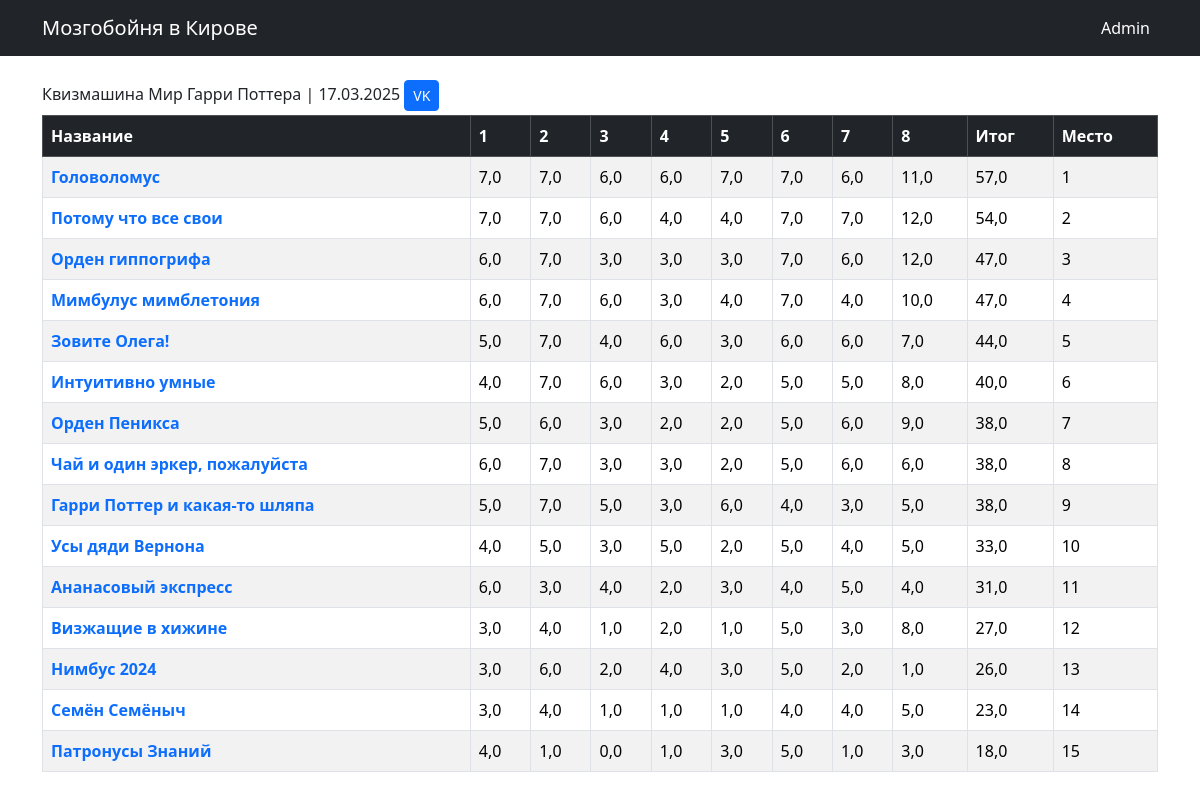
Page /kirovstat/game_info/?game_id=18 on the earlier database version.
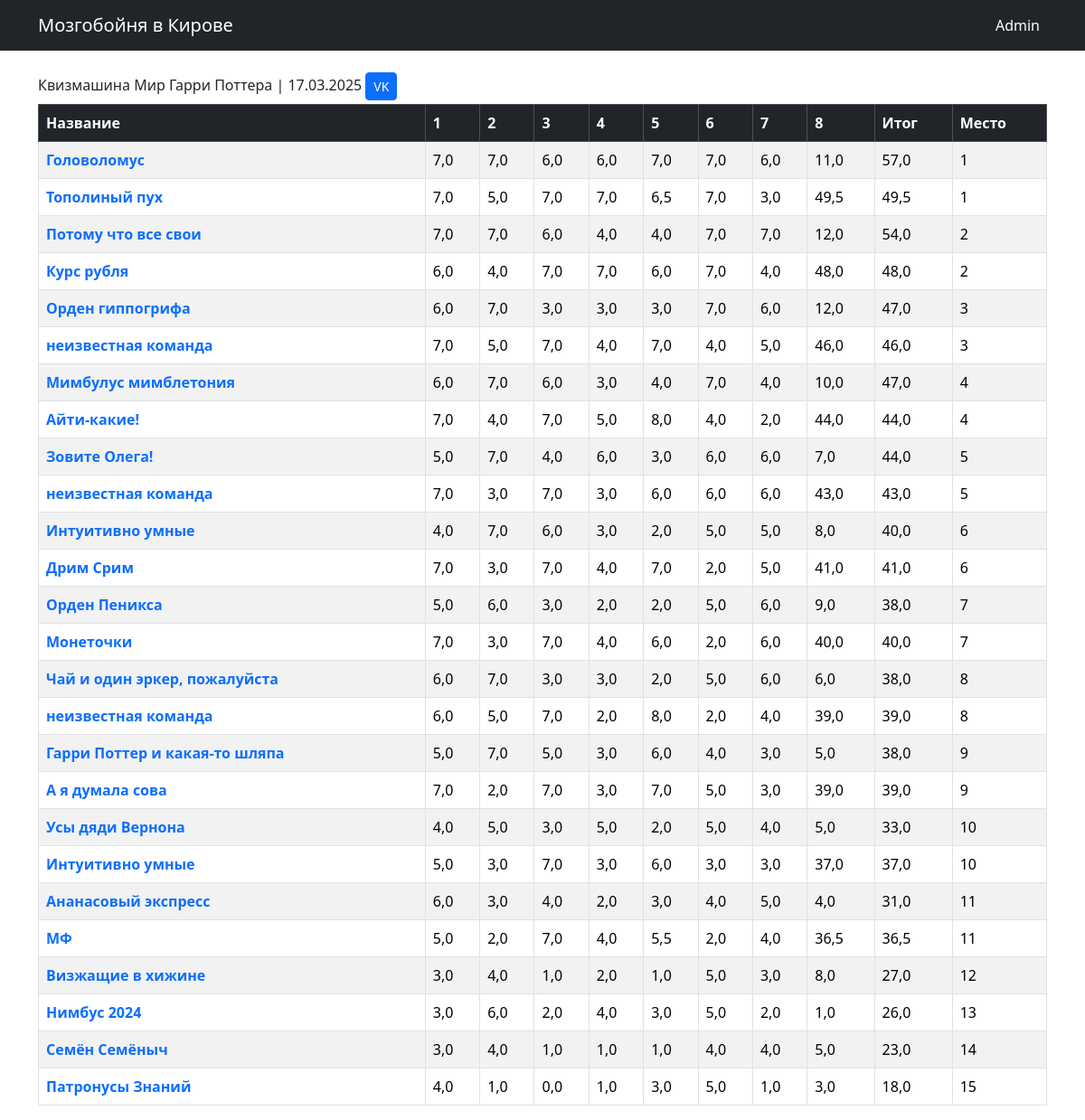
Same page on the later database version.
### kirovstat/models.py (models this page shows, shortened)
class games (models.Model):
    g_name = models.CharField(default="Название игры", max_length=100)
    g_type = models.ForeignKey(game_type,null=True, on_delete=models.SET_NULL)
    g_date = models.DateField(verbose_name='Дата игры')
    g_sets = models.IntegerField(verbose_name='Количесто туров',default=5)
    g_url = models.URLField(verbose_name='Ссылка на игра в ВК',default="https://vk.com/mzgb_kir", max_length=200)
    time_data = models.DateTimeField(auto_now=True,db_index=True, verbose_name='создано')
    g_teams = models.IntegerField(verbose_name='Количество команда',null=True, default = 1)
    class Meta:
       verbose_name_plural = 'Игра'
       verbose_name = 'Игры'
       ordering = ['-g_date']

class gmdata (models.Model):
    gd_game = models.ForeignKey(games, verbose_name='Игра',null=False, on_delete = models.CASCADE)
    gd_team = models.ForeignKey(teams, verbose_name='Команда',null=False, on_delete = models.CASCADE)
    gd_set1 = models.FloatField(verbose_name='Тур 1',max_length=5,default=300)
    gd_set2 = models.FloatField(verbose_name='Тур 2',max_length=5,default=300)
    gd_set3 = models.FloatField(verbose_name='Тур 3',max_length=5,default=300)
    gd_set4 = models.FloatField(verbose_name='Тур 4',max_length=5,default=300)
    gd_set5 = models.FloatField(verbose_name='Тур 5',max_length=5,default=300)
    gd_set6 = models.FloatField(verbose_name='Тур 6',max_length=5,default=300)
    gd_set7 = models.FloatField(verbose_name='Тур 7',max_length=5,default=300)
    gd_set8 = models.FloatField(verbose_name='Тур 8',max_length=5,default=300)
    gd_set9 = models.FloatField(verbose_name='Тур 9',max_length=5,default=300)
    gd_set10 = models.FloatField(verbose_name='Тур 10',max_length=5,default=300)
    gd_summ = models.FloatField(max_length=8, verbose_name='Сумма очков')
    gd_place = models.IntegerField(verbose_name='Место')
    time_data = models.DateTimeField(auto_now=True, db_index=True, verbose_name='создано')
    class Meta:
       verbose_name_plural = 'Данные'
       verbose_name = 'Данные'
       ordering = ['time_data']

class teams (models.Model):
    t_name = models.CharField(verbose_name='Название команды',max_length=50)
    t_aka = models.ForeignKey('self',blank=True,null=True,on_delete=models.SET_NULL)
    t_page = models.URLField(default='http://rudagames.ru')
    t_foto = models.CharField(verbose_name='Фото команды',default='.foto.jpg',max_length=50)
    time_data = models.DateTimeField(auto_now=True, db_index=True, verbose_name='создано')
    class Meta:
       verbose_name_plural = 'Команды'
       verbose_name = 'Команда'
       ordering = ['t_name']
    def __str__(self):
        return self.t_name

### kirovstat/views.py (the view)
def game_info (request):
    game_id = request.GET['game_id']
    g_data_info = gmdata.objects.filter(gd_game = game_id).order_by('gd_place')
    game_info =  games.objects.get(pk=game_id)
    a = games.objects.get(pk=game_id).g_sets
    tours=[]
    for i in range(1, a+1):
       tours.append(i)
    if request.user.is_authenticated:
       change_yes=1
    else: change_yes=0
    context = {'g_data_info': g_data_info, 'game_info': game_info, 'tours' : tours, 'change_yes' : change_yes }
    return render (request, 'game_info.html', context )

### kirovstat/templates/game_info.html (shortened to what this page needs)
{% extends "base.html" %}
{% block content %}
<br>
{{ game_info.g_name}}       <a class="btn btn-primary btn-sm" href={{game_info.g_url}} target="_blank" role="button"> VK </a>
<br>
<table class = 'table mt-1 table-bordered table-striped table-hover' >
    <thead class="table-dark">
        <tr>
            <th scope="col">Название</th>
            {% for t in tours %}
                 <th scope="col">{{t}}</th>
            {% endfor %}
            <th scope="col">Итог</th>
            <th scope="col">Место</th>
        </tr>
    </thead>
    <tbody>
        {% for g_data in g_data_info %}
        <tr>
            <td scope="col"><a href=/kirovstat/team_info/?team_id={{g_data.gd_team_id}} > <b>{{g_data.gd_team}}</b></a></td>
            <td scope="col">{{g_data.gd_set1}}</td>
            <td scope="col">{{g_data.gd_set2}}</td>
            <td scope="col">{{g_data.gd_set3}}</td>
            <td scope="col">{{g_data.gd_set4}}</td>
            <td scope="col">{{g_data.gd_set5}}</td>
            {% if game_info.g_sets > 5  %}
                <td scope="col">{{g_data.gd_set6}}</td>
            {% endif %}
            {% if game_info.g_sets > 6 %}
                <td scope="col">{{g_data.gd_set7}}</td>
            {% endif %}
            {% if game_info.g_sets > 7  %}
                <td scope="col">{{g_data.gd_set8}}</td>
            {% endif %}
            <td scope="col">{{g_data.gd_summ}}</td>
            <td scope="col">{{g_data.gd_place}}</td>
        </tr>
        {% endfor %}
    </tbody>
</table>
{% endblock %}

### kirovstat/templates/base.html (shortened to what this page needs)
<!DOCTYPE html>
<html lang="ru">
{% load static %}
<head>
    <link href="https://cdn.jsdelivr.net/npm/bootstrap@5.3.3/dist/css/bootstrap.min.css" rel="stylesheet">
</head>
<body>
    <nav class="navbar navbar-dark bg-dark">
        <div class="container">
            <a href={% url "kirovstat:index" %} class="navbar-brand">Мозгобойня в Кирове</a>
            <span class="navbar-text">
                <a href="/admin/" class="me-2" target="_blank">Admin</a>
            </span>
        </div>
    </nav>
   <main class = 'container'>
        {% block content %}
        {% endblock  %}
   </main>
</body>
</html>

### kirovstat/templates/base.html (style rules this page uses)
a { text-decoration: none; }

Differences in the rows shown:
added gmdata: gd_team "Тополиный пух", gd_set1 "7,0", gd_set2 "5,0", gd_set3 "7,0", gd_set4 "7,0", gd_set5 "6,5", gd_set6 "7,0", gd_set7 "3,0", gd_set8 "49,5", gd_summ "49,5", gd_place "1"
added gmdata: gd_team "Курс рубля", gd_set1 "6,0", gd_set2 "4,0", gd_set3 "7,0", gd_set4 "7,0", gd_set5 "6,0", gd_set6 "7,0", gd_set7 "4,0", gd_set8 "48,0", gd_summ "48,0", gd_place "2"
added gmdata: gd_team "неизвестная команда", gd_set1 "7,0", gd_set2 "5,0", gd_set3 "7,0", gd_set4 "4,0", gd_set5 "7,0", gd_set6 "4,0", gd_set7 "5,0", gd_set8 "46,0", gd_summ "46,0", gd_place "3"
added gmdata: gd_team "Айти-какие!", gd_set1 "7,0", gd_set2 "4,0", gd_set3 "7,0", gd_set4 "5,0", gd_set5 "8,0", gd_set6 "4,0", gd_set7 "2,0", gd_set8 "44,0", gd_summ "44,0", gd_place "4"
added gmdata: gd_team "неизвестная команда", gd_set1 "7,0", gd_set2 "3,0", gd_set3 "7,0", gd_set4 "3,0", gd_set5 "6,0", gd_set6 "6,0", gd_set7 "6,0", gd_set8 "43,0", gd_summ "43,0", gd_place "5"
added gmdata: gd_team "Дрим Срим", gd_set1 "7,0", gd_set2 "3,0", gd_set3 "7,0", gd_set4 "4,0", gd_set5 "7,0", gd_set6 "2,0", gd_set7 "5,0", gd_set8 "41,0", gd_summ "41,0", gd_place "6"
added gmdata: gd_team "Монеточки", gd_set1 "7,0", gd_set2 "3,0", gd_set3 "7,0", gd_set4 "4,0", gd_set5 "6,0", gd_set6 "2,0", gd_set7 "6,0", gd_set8 "40,0", gd_summ "40,0", gd_place "7"
added gmdata: gd_team "неизвестная команда", gd_set1 "6,0", gd_set2 "5,0", gd_set3 "7,0", gd_set4 "2,0", gd_set5 "8,0", gd_set6 "2,0", gd_set7 "4,0", gd_set8 "39,0", gd_summ "39,0", gd_place "8"
added gmdata: gd_team "А я думала сова", gd_set1 "7,0", gd_set2 "2,0", gd_set3 "7,0", gd_set4 "3,0", gd_set5 "7,0", gd_set6 "5,0", gd_set7 "3,0", gd_set8 "39,0", gd_summ "39,0", gd_place "9"
added gmdata: gd_team "Интуитивно умные", gd_set1 "5,0", gd_set2 "3,0", gd_set3 "7,0", gd_set4 "3,0", gd_set5 "6,0", gd_set6 "3,0", gd_set7 "3,0", gd_set8 "37,0", gd_summ "37,0", gd_place "10"
added gmdata: gd_team "МФ", gd_set1 "5,0", gd_set2 "2,0", gd_set3 "7,0", gd_set4 "4,0", gd_set5 "5,5", gd_set6 "2,0", gd_set7 "4,0", gd_set8 "36,5", gd_summ "36,5", gd_place "11"
